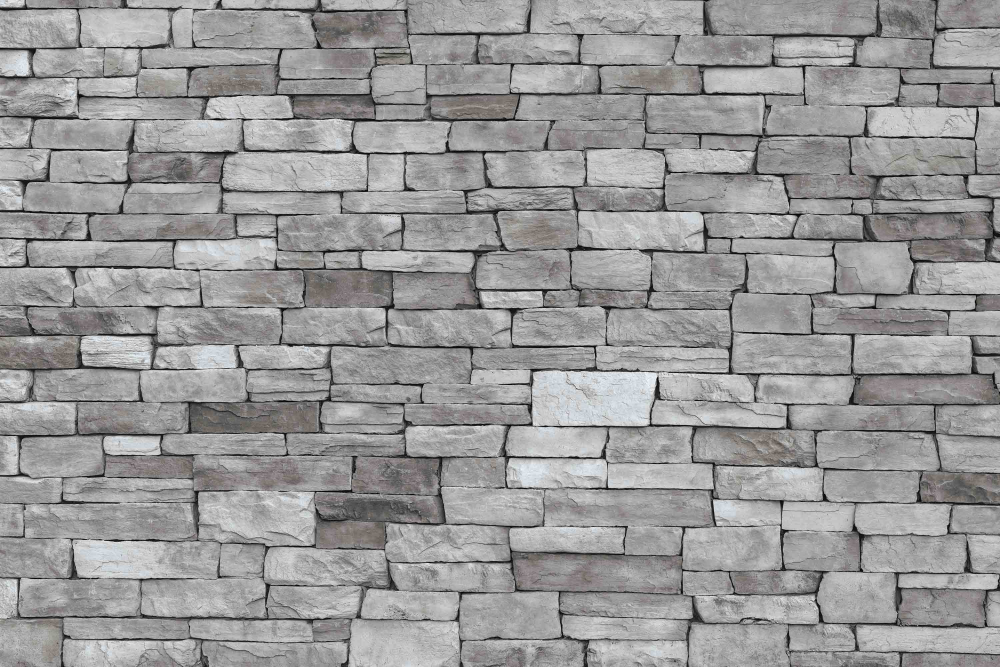
#> input picture texture/1.jpg, 3000 x 2000 px (shown at 1/3 size); its folder holds only this picture in this run
$ jupyter execute --allow-errors text_generation.ipynb
#> lines starting #> are read from the running program, lines starting #| are printed output that depends on the picture
[cell 1]
import os
import datetime
import numpy as np
from PIL import Image, ImageFilter, ImageDraw, ImageFont

[cell 2]
def generate_unique_name(prefix="file", extension=".txt"):
    current_time = datetime.datetime.now()
    timestamp = current_time.strftime("%Y%m%d_%H%M%S_%f")
    unique_name = f"{prefix}_{timestamp}{extension}"

    return unique_name

unique_filename = generate_unique_name(prefix="report", extension=".txt")
print(unique_filename)

[cell 3]
def bg_generate(texture_path, w=320, h=320, alpha=50):
#> called with texture_path = './texture', w = 320, h = 320, alpha = 50
    texture_path = os.path.join(texture_path, np.random.choice(os.listdir(texture_path)))
    with Image.open(texture_path) as bg:
#> bg is the input picture: PIL image 3000x2000 RGB; mean R, G, B 153.2, 152.8, 152.8
        bg_w, bg_h = bg.size
#> bg_w = 3000; bg_h = 2000

        if bg_w > (w + alpha) and bg_h > (h + alpha):
            start_x = np.random.randint(0, int(bg_w - w))
#> start_x = 2607
            end_x = start_x + w
#> end_x = 2927
            start_y = np.random.randint(0, int(bg_h - h))
#> start_y = 1653
            end_y = start_y + h
#> end_y = 1973
            bg = bg.crop((start_x, start_y, end_x, end_y))
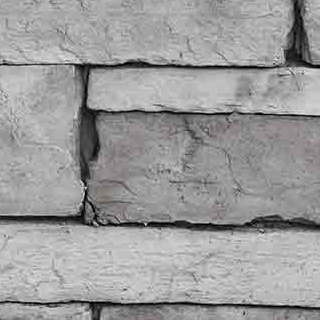
#> bg: PIL image 320x320 RGB; mean R, G, B 155.4, 154.9, 155.1
        else: bg = bg.resize((w, h))

        # transform
        bg = bg.rotate(np.random.choice([0, 90, 180, 270]))
        if np.random.random() <= 0.5:
            bg = bg.filter(np.random.choice([
                ImageFilter.BLUR,
                ImageFilter.DETAIL,
                ImageFilter.EDGE_ENHANCE,
                ImageFilter.GaussianBlur,
            ]))

        return bg

bg_generate('./texture')

[cell 4]
def number_generate(letter_num=10):
#> called with letter_num = 10
    russian_alphabet = [
        'А', 'Б', 'В', 'Г', 'Д', 'Е', 'Ё', 'Ж', 'З', 'И', 'Й', 'К', 'Л', 'М', 'Н', 'О', 'П', 'Р', 'С', 'Т', 'У', 'Ф', 'Х', 'Ц', 'Ч', 'Ш', 'Щ', 'Ъ', 'Ы', 'Ь', 'Э', 'Ю', 'Я',  # 大写字母
        'а', 'б', 'в', 'г', 'д', 'е', 'ё', 'ж', 'з', 'и', 'й', 'к', 'л', 'м', 'н', 'о', 'п', 'р', 'с', 'т', 'у', 'ф', 'х', 'ц', 'ч', 'ш', 'щ', 'ъ', 'ы', 'ь', 'э', 'ю', 'я'   # 小写字母
    ]
#> russian_alphabet = 66 items, first 6: 'А', 'Б', 'В', 'Г', 'Д', 'Е'

    english_alphabet = [
        'A', 'B', 'C', 'D', 'E', 'F', 'G', 'H', 'I', 'J', 'K', 'L', 'M', 'N', 'O', 'P', 'Q', 'R', 'S', 'T', 'U', 'V', 'W', 'X', 'Y', 'Z',  # 大写字母
        'a', 'b', 'c', 'd', 'e', 'f', 'g', 'h', 'i', 'j', 'k', 'l', 'm', 'n', 'o', 'p', 'q', 'r', 's', 't', 'u', 'v', 'w', 'x', 'y', 'z'   # 小写字母
    ]

    numbers = [
        1, 0, 2, 3, 4, 5, 6, 7, 8, 9, '-', '/'
    ]

    numbers.extend(english_alphabet)
    numbers.extend(russian_alphabet)
    return ' '.join(np.random.choice(numbers, letter_num))

number_generate()

[cell 5]
names = [
    '1', '0', '2', '3', '4', '5', '6', '7', '8', '9', '-', '/',
    'A', 'B', 'C', 'D', 'E', 'F', 'G', 'H', 'I', 'J', 'K', 'L', 'M', 'N', 'O', 'P', 'Q', 'R', 'S', 'T', 'U', 'V', 'W', 'X', 'Y', 'Z',  # 大写字母
    'a', 'b', 'c', 'd', 'e', 'f', 'g', 'h', 'i', 'j', 'k', 'l', 'm', 'n', 'o', 'p', 'q', 'r', 's', 't', 'u', 'v', 'w', 'x', 'y', 'z',   # 小写字母
    'А', 'Б', 'В', 'Г', 'Д', 'Е', 'Ё', 'Ж', 'З', 'И', 'Й', 'К', 'Л', 'М', 'Н', 'О', 'П', 'Р', 'С', 'Т', 'У', 'Ф', 'Х', 'Ц', 'Ч', 'Ш', 'Щ', 'Ъ', 'Ы', 'Ь', 'Э', 'Ю', 'Я',  # 大写字母
    'а', 'б', 'в', 'г', 'д', 'е', 'ё', 'ж', 'з', 'и', 'й', 'к', 'л', 'м', 'н', 'о', 'п', 'р', 'с', 'т', 'у', 'ф', 'х', 'ц', 'ч', 'ш', 'щ', 'ъ', 'ы', 'ь', 'э', 'ю', 'я',   # 小写字母
]
#> names = 130 items, first 6: '1', '0', '2', '3', '4', '5'

[cell 6]
def generate(font_path, texture_path, save_path, names, width=320, height=320, alpha=50, letter_num=10, show=False, save=False):
    bg = bg_generate(texture_path, width, height, alpha)
#> call 2 of bg_generate, with texture_path = './texture', w = 240, h = 240, alpha = 50
#> in bg_generate (call 2), `bg = bg.crop((start_x, start_y, end_x, end_y))`:
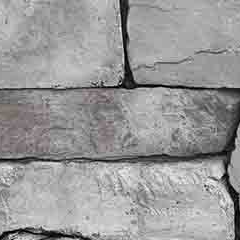
#> bg: PIL image 240x240 RGB; mean R, G, B 153.5, 153, 153.1
#> in bg_generate (call 2), `bg = bg.rotate(np.random.choice([0, 90, 180, 270]))`:
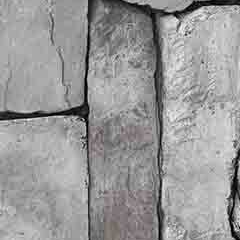
#> bg: PIL image 240x240 RGB; mean R, G, B 153.5, 153, 153.1

$ run again, on texture/2.jpg
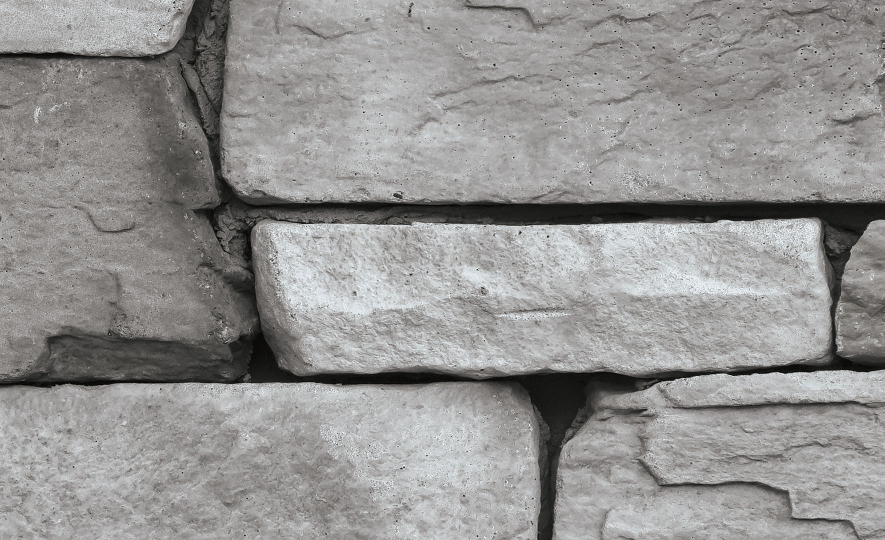
#> input picture texture/2.jpg, 1769 x 1080 px (shown at 1/2 size)
#> in bg_generate, bg is the input picture: PIL image 1769x1080 RGB; mean R, G, B 148.5, 147.4, 146.1
#> in bg_generate, `bg = bg.rotate(np.random.choice([0, 90, 180, 270]))`:
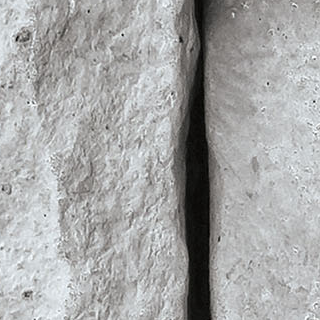
#> bg: PIL image 320x320 RGB; mean R, G, B 166.4, 167, 166.9
#> russian_alphabet = 66 items, first 6: 'А', 'Б', 'В', 'Г', 'Д', 'Е'
#> names = 130 items, first 6: '1', '0', '2', '3', '4', '5'
#> in bg_generate (call 2), `bg = bg.rotate(np.random.choice([0, 90, 180, 270]))`:
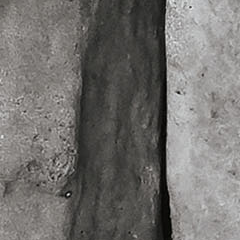
#> bg: PIL image 240x240 RGB; mean R, G, B 115, 113.1, 110.6
